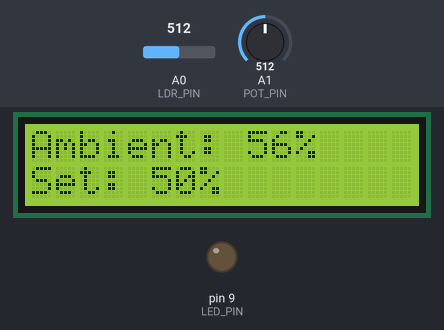
Bench run of a sketch on a simulated Arduino Uno, built with avr-gcc and run on an emulated ATmega328P. Parts: 16×2 character LCD, output pins drawn as LEDs (lit = HIGH). Inputs (shaded band) come from the test bench; at power-on: A0 (LDR_PIN) = 512, A1 (POT_PIN) = 512. What the sketch prints to the serial monitor is not drawn.

Above: at 3.2 s.
3.3 s: A0 (LDR_PIN) set to 497
At 3.8 s:
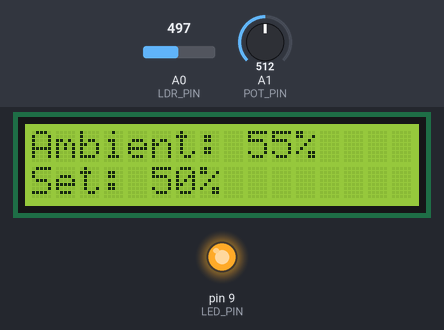
4.8 s: A1 (POT_PIN) set to 480
At 5.4 s:
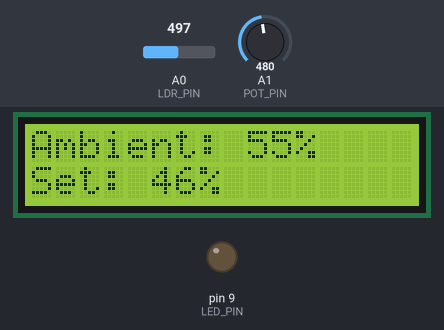
6.4 s: A0 (LDR_PIN) set to 883
At 7.7 s:
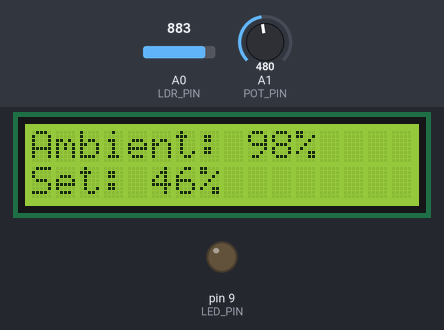
8.0 s: A0 (LDR_PIN) set to 917
At 9.0 s:
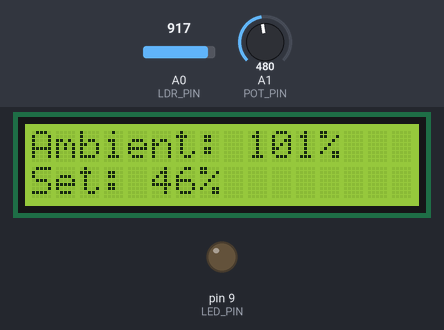
9.7 s: A0 (LDR_PIN) set to 0
At 10.3 s:
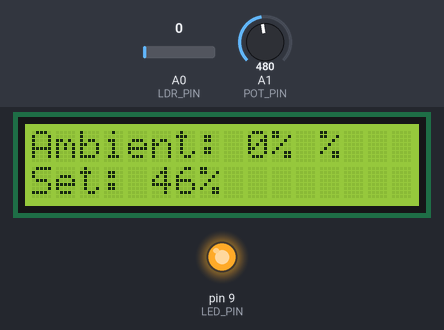
11.3 s: A1 (POT_PIN) set to 0
At 11.9 s:
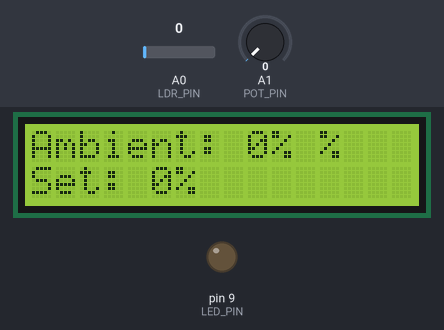
Timing chart, 0 to 13.9 s (numbered marks = the images above; inputs shaded):
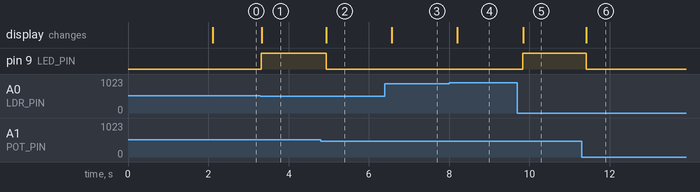

The sketch:

Mechatronics_Systems_Q2_FINAL.ino
```cpp
/*
 * ============================================================
 *
 * Name: Christopher Redfern
 * BEng Electrical and Electronics Engineering
 * University of Lincoln
 * ELE2003M - Mechatronics Systems
 * Question 2: Automatic Light Control System
 *
 * ============================================================
 *
 * Description:
 *   Automatically switches an LED on when the environment
 *   becomes dark, using an LDR (Light Dependent Resistor)
 *   in a voltage divider circuit.
 *
 *   Potentiometer sets threshold level (displayed as 0-100%)
 *   I2C LCD displays ambient light level and threshold as %
 *
 * Hardware:
 *   - Arduino (Freenove)
 *   - LDR (one leg to 5V, other leg to A0 + 10k to GND)
 *   - LED -> Pin 9 (via 220 ohm resistor to GND)
 *   - Potentiometer -> A1
 *   - I2C LCD 1602 -> SDA=A4, SCL=A5
 *
 * Threshold Logic:
 *   lightLevel < threshold = DARK  -> LED ON
 *   lightLevel > threshold = BRIGHT -> LED OFF
 * ============================================================
 */

#include <LiquidCrystal_I2C.h>

// --- I2C LCD Setup ---
// Address 0x27 is most common — if screen is blank try 0x3F
LiquidCrystal_I2C lcd(0x27, 16, 2);

// --- Pin Definitions ---
const int LDR_PIN = A0;  // Analogue input from LDR voltage divider
const int POT_PIN = A1;  // Potentiometer for threshold setting
const int LED_PIN = 9;   // Output LED (PWM capable pin)

// --- Variable name to match Scott's code ---
const int res = A0;      // Alias for LDR_PIN used in Scott's LCD section

// --- Default Threshold ---
int threshold = 500;


// ============================================================
// SETUP - Runs once when Arduino powers on
// ============================================================
void setup() {
  pinMode(LED_PIN, OUTPUT);

  // Initialise I2C LCD
  lcd.init();
  lcd.backlight();
  lcd.setCursor(0, 0);
  lcd.print("Light Control");
  lcd.setCursor(0, 1);
  lcd.print("System Ready...");
  delay(2000);
  lcd.clear();

  // Start Serial Monitor
  Serial.begin(9600);
  Serial.println("Automatic Light Control System Started");
  Serial.println("Reading LDR on A0...");
}


// ============================================================
// LOOP - Runs repeatedly after setup()
// ============================================================
void loop() {

  // Step 1: Read raw values
  int lightLevel = analogRead(LDR_PIN);
  int potval     = analogRead(POT_PIN);  // potval matches Scott's variable name

  // Step 2: Set threshold from raw pot value
  threshold = potval;

  // Step 3: Scott's LCD code — unchanged
  int percent = map(potval, 0, 1023, 0, 100);
  int ambientlevel = map(analogRead(res), 0, 900, 0, 100);
  lcd.setCursor(0,0);
  lcd.print("Ambient: ");
  lcd.print(ambientlevel);
  lcd.print(char(0x25));
  lcd.print(" ");
  lcd.setCursor(0,1);
  lcd.print("Set: ");
  lcd.print(percent);
  lcd.print(char(0x25));
  lcd.print(" ");

  // Step 4: Serial Monitor output
  Serial.print("Light Level: ");
  Serial.print(lightLevel);
  Serial.print(" (");
  Serial.print(ambientlevel);
  Serial.print("%) | Threshold: ");
  Serial.print(threshold);
  Serial.print(" (");
  Serial.print(percent);
  Serial.print("%) | Status: ");

  // Step 5: Compare and control LED
  if (lightLevel < threshold) {
    digitalWrite(LED_PIN, HIGH);
    Serial.println("DARK -> LED ON");
  } else {
    digitalWrite(LED_PIN, LOW);
    Serial.println("BRIGHT -> LED OFF");
  }

  // Step 6: Small delay before next reading
  delay(200);
}
```

Measured:
- the behaviour switches between 512 and 511 on A0 (LDR_PIN) (found by bisection; images 0 and 1)
- the behaviour switches between 498 and 497 on A1 (POT_PIN) (found by bisection; images 1 and 2)
- after the input at 3.3 s, pin 9 (LED_PIN): LOW → HIGH at once; the display: changes at once (image 1)
- after the input at 4.8 s, pin 9 (LED_PIN): HIGH → LOW after 0.13 s; the display: changes after 0.14 s (image 2)
- after the input at 6.4 s, the display: changes after 0.17 s (image 3)
- after the input at 8.0 s, the display: changes after 0.21 s (image 4)
- after the input at 9.7 s, pin 9 (LED_PIN): LOW → HIGH after 0.14 s; the display: changes after 0.14 s (image 5)
- after the input at 11.3 s, pin 9 (LED_PIN): HIGH → LOW after 0.12 s; the display: changes after 0.12 s (image 6)
